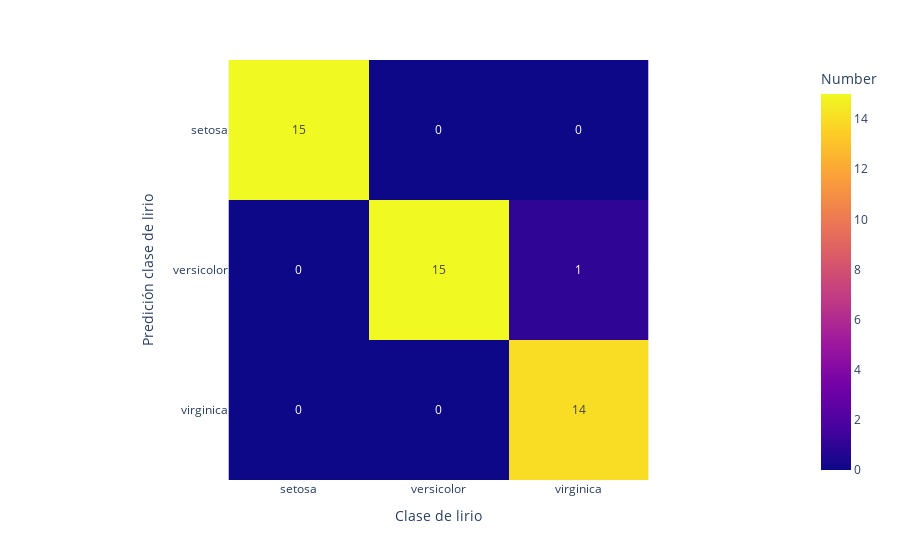

Notebook source saved alongside this figure:
### Code cell
cm = confusion_matrix(y_test, Y_pred)
df = px.data.medals_wide(indexed=True)

fig = px.imshow(cm, text_auto=True,  labels=dict(x="Clase de lirio", y="Predición clase de lirio", color="Number"),
               x = ['setosa', 'versicolor', 'virginica'], y = ['setosa', 'versicolor', 'virginica'])
fig.show()

### Figure 1 — Plotly figure (JSON) as saved in the notebook; plotly's stock layout.template omitted (floating-point values rounded to 4 significant figures)
{"data": [{"coloraxis": "coloraxis", "hovertemplate": "Clase de lirio: %{x}<br>Predición clase de lirio: %{y}<br>Number: %{z}<extra></extra>", "name": "0", "texttemplate": "%{z}", "type": "heatmap", "x": ["setosa", "versicolor", "virginica"], "xaxis": "x", "y": ["setosa", "versicolor", "virginica"], "yaxis": "y", "z": [[15, 0, 0], [0, 15, 1], [0, 0, 14]]}], "layout": {"coloraxis": {"colorbar": {"title": {"text": "Number"}}, "colorscale": [[0, "#0d0887"], [0.1111, "#46039f"], [0.2222, "#7201a8"], [0.3333, "#9c179e"], [0.4444, "#bd3786"], [0.5556, "#d8576b"], [0.6667, "#ed7953"], [0.7778, "#fb9f3a"], [0.8889, "#fdca26"], [1, "#f0f921"]]}, "margin": {"t": 60}, "xaxis": {"anchor": "y", "constrain": "domain", "domain": [0, 1], "scaleanchor": "y", "title": {"text": "Clase de lirio"}}, "yaxis": {"anchor": "x", "autorange": "reversed", "constrain": "domain", "domain": [0, 1], "title": {"text": "Predición clase de lirio"}}}}
